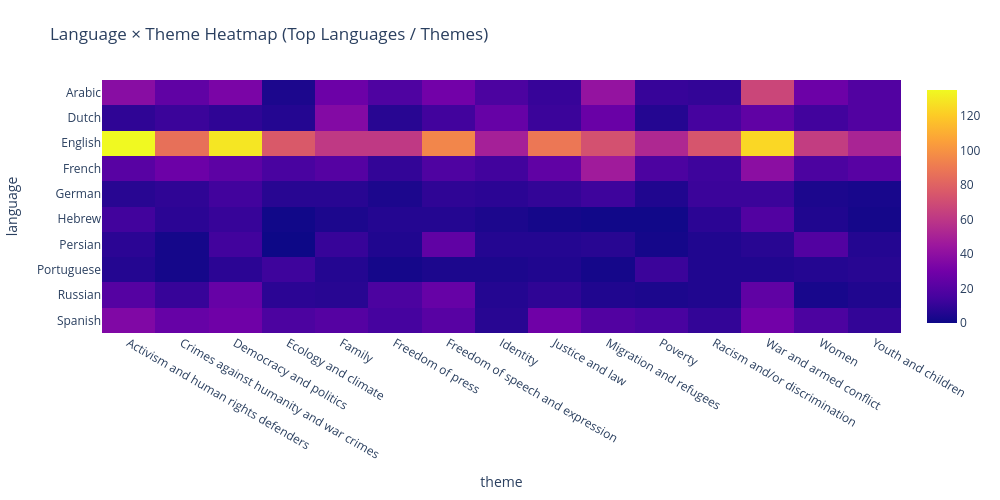

The notebook cell this image was saved under:
### Markdown cell above
## Visualizing Language and Themes (Heatmap)

### Code cell
def parse_list_quoted(x):
    if pd.isna(x):
        return []
    return [i.strip() for i in re.findall(r"""['"]([^'"]+)['"]""", str(x)) if i.strip()]

def split_spoken_languages(x):
    if pd.isna(x):
        return []
    s = str(x).strip()
    s = re.sub(r"^\[\s*", "", s)
    s = re.sub(r"\s*\]$", "", s)
    s = s.strip().strip("'").strip('"')
    return [p.strip() for p in s.split(",") if p.strip()]

#lists
df["themes_list"] = df["themes"].apply(parse_list_quoted)
df["langs_list"]  = df["spoken_languages"].apply(split_spoken_languages)

#explode both (one row per movie-language-theme)
lt = df[["themes_list","langs_list"]].explode("langs_list").explode("themes_list")
lt = lt.dropna(subset=["langs_list","themes_list"]).rename(columns={"langs_list":"language","themes_list":"theme"})

top_langs = lt["language"].value_counts().head(10).index
top_themes = lt["theme"].value_counts().head(15).index

pivot = (
    lt[lt["language"].isin(top_langs) & lt["theme"].isin(top_themes)]
    .pivot_table(index="language", columns="theme", aggfunc="size", fill_value=0)
)
#generating visualization
fig = px.imshow(
    pivot,
    title="Language × Theme Heatmap (Top Languages / Themes)",
    aspect="auto",
    template="plotly_white"
)
fig.update_layout(width=1000, height=500, margin=dict(l=80, r=30, t=80, b=80))
fig.show()

### Figure 1 — Plotly figure (JSON) as saved in the notebook; plotly's stock layout.template omitted (floating-point values rounded to 4 significant figures; data arrays with more than 128 entries replaced by an {"elided": "..."} marker saying what was removed)
{"data": [{"coloraxis": "coloraxis", "hovertemplate": "theme: %{x}<br>language: %{y}<br>color: %{z}<extra></extra>", "name": "0", "type": "heatmap", "x": ["Activism and human rights defenders", "Crimes against humanity and war crimes", "Democracy and politics", "Ecology and climate", "Family", "Freedom of press", "Freedom of speech and expression", "Identity", "Justice and law", "Migration and refugees", "Poverty", "Racism and/or discrimination", "War and armed conflict", "Women", "Youth and children"], "xaxis": "x", "y": ["Arabic", "Dutch", "English", "French", "German", "Hebrew", "Persian", "Portuguese", "Russian", "Spanish"], "yaxis": "y", "z": {"elided": "10x15 int values"}}], "layout": {"coloraxis": {"colorscale": [[0, "#0d0887"], [0.1111, "#46039f"], [0.2222, "#7201a8"], [0.3333, "#9c179e"], [0.4444, "#bd3786"], [0.5556, "#d8576b"], [0.6667, "#ed7953"], [0.7778, "#fb9f3a"], [0.8889, "#fdca26"], [1, "#f0f921"]]}, "height": 500, "margin": {"b": 80, "l": 80, "r": 30, "t": 80}, "title": {"text": "Language × Theme Heatmap (Top Languages / Themes)"}, "width": 1000, "xaxis": {"anchor": "y", "domain": [0, 1], "title": {"text": "theme"}}, "yaxis": {"anchor": "x", "autorange": "reversed", "domain": [0, 1], "title": {"text": "language"}}}}
